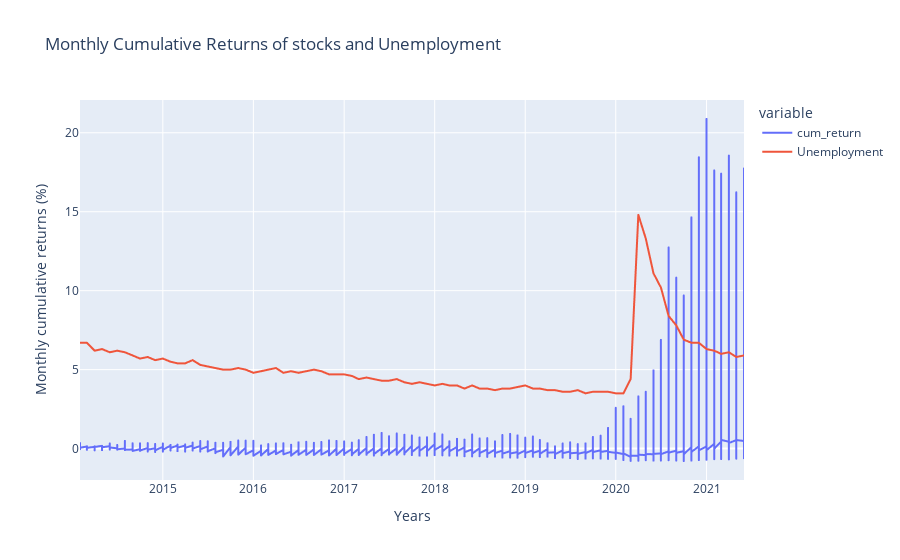

This figure's notebook cell:
### Markdown cell above
### Showing if Unemployment affects the monthly cumulative returns of car stocks

### Code cell
import plotly.graph_objects as go
fig = px.line(cumulativewithunemployment_melt, x='Date',
              y='value', color='variable',
              title='Monthly Cumulative Returns of stocks and Unemployment',
              labels={'value':'Monthly cumulative returns (%)', 'Date':'Years'})
fig.write_image("output_data/unemployment_visuals/Fig6.png")
fig.show()

### Figure 1 — Plotly figure (JSON) as saved in the notebook; plotly's stock layout.template omitted (floating-point values rounded to 4 significant figures; data arrays with more than 128 entries replaced by an {"elided": "..."} marker saying what was removed)
{"data": [{"hovertemplate": "variable=cum_return<br>Years=%{x}<br>Monthly cumulative returns (%)=%{y}<extra></extra>", "legendgroup": "cum_return", "line": {"color": "#636efa", "dash": "solid"}, "mode": "lines", "name": "cum_return", "showlegend": true, "type": "scattergl", "x": {"elided": "890 str values"}, "xaxis": "x", "y": {"elided": "890 float values"}, "yaxis": "y"}, {"hovertemplate": "variable=Unemployment<br>Years=%{x}<br>Monthly cumulative returns (%)=%{y}<extra></extra>", "legendgroup": "Unemployment", "line": {"color": "#EF553B", "dash": "solid"}, "mode": "lines", "name": "Unemployment", "showlegend": true, "type": "scattergl", "x": {"elided": "890 str values"}, "xaxis": "x", "y": {"elided": "890 float values"}, "yaxis": "y"}], "layout": {"legend": {"title": {"text": "variable"}, "tracegroupgap": 0}, "title": {"text": "Monthly Cumulative Returns of stocks and Unemployment"}, "xaxis": {"anchor": "y", "domain": [0, 1], "title": {"text": "Years"}}, "yaxis": {"anchor": "x", "domain": [0, 1], "title": {"text": "Monthly cumulative returns (%)"}}}}
